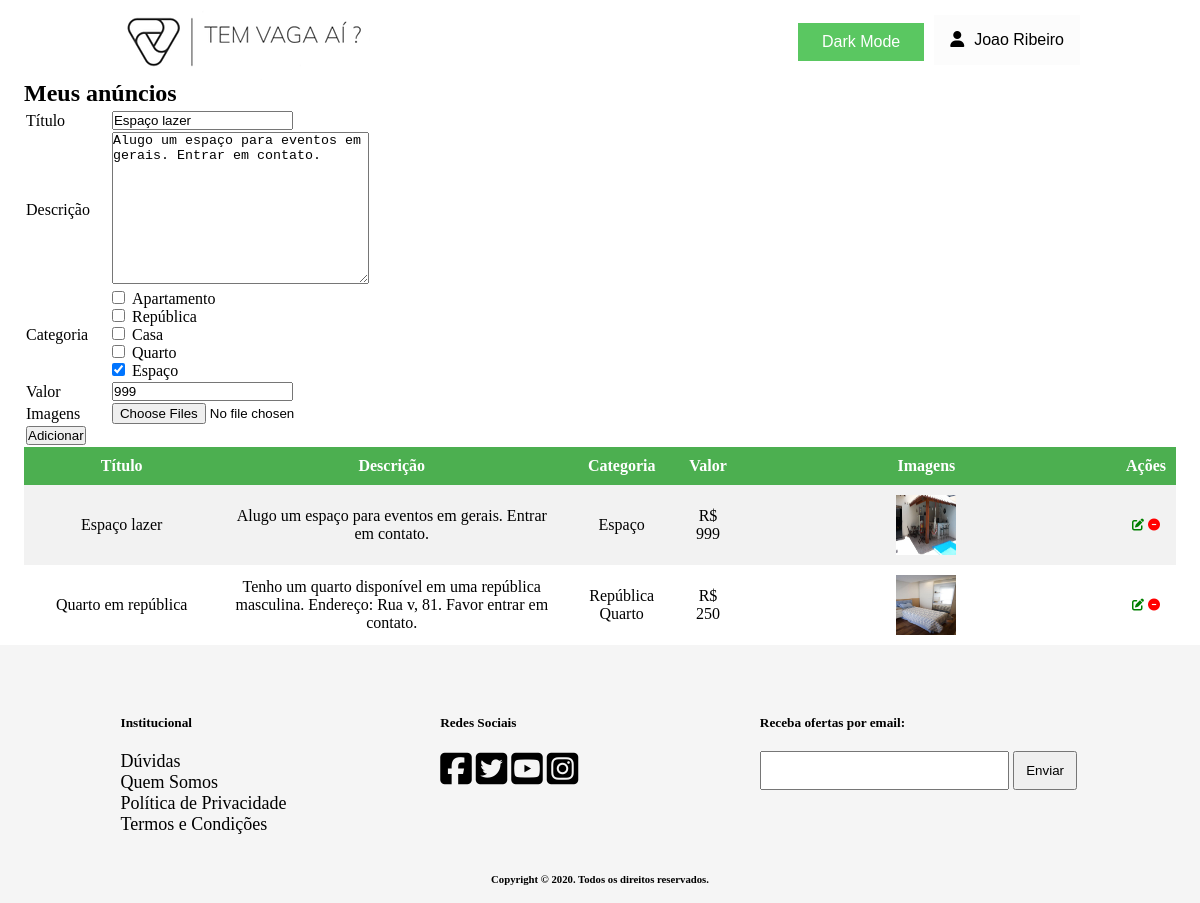
Page /paginas/anunciosUsuario.php?mode=update&ID=3 (signed in) on the committed database.
### tables this page shows
CREATE TABLE IF NOT EXISTS Usuario (
    idUsuario INT NOT NULL AUTO_INCREMENT PRIMARY KEY,
    nome VARCHAR(45),
    email VARCHAR(45),
    senha VARCHAR(45),
    telefone VARCHAR(45)
);

CREATE TABLE IF NOT EXISTS Anuncio (
    idAnuncio INT NOT NULL AUTO_INCREMENT PRIMARY KEY,
    titulo VARCHAR(45),
    descricao VARCHAR(150),
    valor FLOAT,
    Usuario_idUsuario INT
);

CREATE TABLE IF NOT EXISTS Imagem (
    idImagem INT NOT NULL AUTO_INCREMENT PRIMARY KEY,
    url VARCHAR(90),
    Anuncio_idAnuncio INT
);

### classes/Usuario.class.php (called while the page is built, shortened)
<?php
class Usuario {
    public static function buscarNomeUsuario($idUsuario) {
        global $pdo;
        $sql = $pdo->prepare("SELECT nome FROM Usuario WHERE idUsuario = ?");
        $sql->bindParam(1, $idUsuario);
        if ($sql->execute() == true) {
            if ($sql->rowCount() == 1) {
                $dado = $sql->fetch();
                return $dado['nome'];
            }
        }
    }
}
?>

### classes/Anuncio.class.php (called while the page is built, shortened)
<?php
class Anuncio {
    public function getAnuncio($idAnuncio) {
        global $pdo;
        $sql = $pdo->prepare("SELECT * FROM Anuncio WHERE idAnuncio = ? LIMIT 1");
        $sql->bindParam(1, $idAnuncio);
        $array = NULL;
        if ($sql->execute() == true) {
            if ($sql->rowCount() > 0) {
                $array = $sql->fetch();
                return $array;
            }
        }
        return $array;
    }
    public function getAnunciosPorUsuario($idUsuario) {
        global $pdo;
        $sql = $pdo->prepare("SELECT * FROM Anuncio WHERE Usuario_idUsuario = ?");
        $sql->bindParam(1, $idUsuario);
        $array = NULL;
        if ($sql->execute() == true) {
            if ($sql->rowCount() > 0) {
                $array = $sql->fetchAll();
            }
        }
        return $array;
    }
    public function getImagensPorAnuncio ($idAnuncio) {
        global $pdo;
        $sql = $pdo->prepare("SELECT * FROM Imagem WHERE Anuncio_idAnuncio = ?");
        $sql->bindParam(1, $idAnuncio);
        $array = NULL;
        if ($sql->execute() == true) {
            if ($sql->rowCount() > 0) {
                $array = $sql->fetchAll();
            }
        }
        return $array;
    }
}
?>

### classes/Categoria.class.php (called while the page is built, shortened)
<?php
class Categoria {
    public function getNomeDasCategorias () {
        global $pdo;
        $sql = $pdo->prepare("SELECT nome FROM Categoria");
        $sql->execute();
        $array = NULL;
        if ($sql->execute() == true) {
            if ($sql->rowCount() > 0) {
                $array = $sql->fetchAll(PDO::FETCH_COLUMN);
            }
        }
        return $array;
    }
    public function getNomeDasCategoriasPorAnuncio($idAnuncio) {
        global $pdo;
        $sql = $pdo->prepare("SELECT c.nome FROM Anuncio_Categoria AS ac JOIN Categoria AS c ON  ac.Categoria_idCategoria = c.idCategoria
                            WHERE Anuncio_idAnuncio = ?");
        $sql->bindParam(1, $idAnuncio);
        $sql->execute();
        $array = NULL;
        if ($sql->execute() == true) {
            if ($sql->rowCount() > 0) {
                $array = $sql->fetchAll(PDO::FETCH_COLUMN);
            }
        }
        return $array;
    }
}
?>

### paginas/anunciosUsuario.php (the view, shortened to what this page needs)
<!DOCTYPE html>
<html lang="en" dir="ltr">
    <head>
        <link rel="stylesheet" href="../css/footer.css">
        <link rel="stylesheet" href="../css/header.css">
        <link rel="stylesheet" href="../css/anunciosUsuario.css">
        <link rel="stylesheet" href="../css/darkMode.css">
    </head>
    <body>
        <?php require "./header.php"; ?>
        <div class="conteudo-principal">
            <h2>Meus anúncios</h2>
            <?php
            require '../classes/Anuncio.class.php';
            require '../classes/Categoria.class.php';
            $c = new Categoria();
            $a = new Anuncio();
            $pastaImagens = "../imagens/anuncios/";
            $valoresAnuncio = array(
                $titulo = NULL,
                $descricao = NULL,
                $categoria = array(),
                $valor = NULL,
            );
            $arrayErro = array(
                "geral" => NULL,
                "sucesso" => NULL,
                "falha" => NULL,
                "titulo" => NULL,
                "descricao" => NULL,
                "categoria" => NULL,
                "valor" => NULL
            );
            if ($_SERVER['REQUEST_METHOD'] == 'GET') {
                if (isset($_GET['mode']) && $_GET['mode'] == 'update' && isset($_GET['ID'])) {
                    $idAnuncio = $_GET['ID'];
                    if ($a->anuncioPertenceUsuario($idAnuncio, $_SESSION['login'])) {
                        $resultado = $a->getAnuncio($idAnuncio);
                        $resultadoCategoria = $c->getNomeDasCategoriasPorAnuncio($idAnuncio);
                        if (isset($resultado) && !empty($resultado)) {
                            $valoresAnuncio['titulo'] = $resultado['titulo'];
                            $valoresAnuncio['descricao'] = $resultado['descricao'];
                            if (isset($resultadoCategoria) && !empty($resultadoCategoria)) {
                                $valoresAnuncio['categoria'] = $resultadoCategoria;
                            }
                            $valoresAnuncio['valor'] = $resultado['valor'];
                        }
                    } else {
                        $arrayErro['falha'] = "Não é possível atualizar este anúncio!";
                    }
                }
            }
            ?>
            <form class="" action="<?php echo htmlspecialchars($_SERVER["PHP_SELF"]);?>" method="post" enctype="multipart/form-data">
                <table class="table-add-anuncio">
                    <tr>
                        <td><label for="titulo">Título</label></td>
                        <td>
                            <input type="text" name="titulo" value="<?php echo isset($valoresAnuncio['titulo']) ? $valoresAnuncio['titulo'] : ""; ?>">
                        </td>
                    </tr>
                    <tr>
                        <td><label for="descricao">Descrição</label></td>
                        <td>
                            <textarea name="descricao" rows="10" cols="30"><?php echo isset($valoresAnuncio['descricao']) ? $valoresAnuncio['descricao'] : ""; ?></textarea>
                        </td>
                    </tr>
                    <tr>
                        <td><label for="categoria">Categoria</label></td>
                        <td>
                            <?php
                            $categorias = $c->getNomeDasCategorias();
                            if (isset($categorias) && !empty($categorias)) {
                                foreach ($categorias as $cat){
                                    if (isset($valoresAnuncio['categoria']) && in_array($cat, $valoresAnuncio['categoria'])) {
                                        echo "<input checked name='categoria[]' type='checkbox' style='margin-right: 7px;' value=".$cat.">".$cat."</input> <br>";
                                    } else {
                                        echo "<input  name='categoria[]' type='checkbox' style='margin-right: 7px;' value=".$cat.">".$cat."</input> <br>";
                                    }
                                }
                            }
                            ?>
                        </td>
                    </tr>
                    <tr>
                        <td><label for="valor">Valor</label></td>
                        <td>
                            <input type="number" name="valor" value="<?php echo isset($valoresAnuncio['valor']) ? $valoresAnuncio['valor'] : ""; ?>">
                        </td>
                    </tr>
                    <tr>
                        <td><label for="imagens">Imagens</label></td>
                        <td><input multiple type="file" name="imagens[]" id="fileToUpload"></td>
                    </tr>
                    <tr>
                        <td><input type="submit" value="Adicionar" name="submit"></td>
                        <td>
                        </td>
                    </tr>
                </table>
            </form>
            <div class="div-table-anuncios">
                <table class="table-anuncios">
                    <thead>
                        <tr>
                            <th>Título</th>
                            <th>Descrição</th>
                            <th>Categoria</th>
                            <th>Valor</th>
                            <th>Imagens</th>
                            <th>Ações</th>
                        </tr>
                    </thead>
                    <tbody>
                        <?php
                        $anuncios = $a->getAnunciosPorUsuario($_SESSION['login']);
                        if (isset($anuncios) && !empty($anuncios)):
                            foreach ($anuncios as $anuncio):
                            ?>
                            <tr>
                                <td style="width:17%"><?php echo $anuncio['titulo'] ?></td>
                                <td style="width:30%"><?php echo $anuncio['descricao'] ?></td>
                                <td style="width:10%">
                                    <?php
                                        $categorias = $c->getNomeDasCategoriasPorAnuncio($anuncio['idAnuncio']);
                                        if (isset($categorias) && !empty($categorias)) {
                                            foreach ($categorias as $cat){
                                                echo $cat." ";
                                            }
                                        }
                                    ?>
                                </td>
                                <td style="width:5%">R$ <?php echo $anuncio['valor'] ?></td>
                                <td style="width:33%">
                                    <div class="imagens">
                                        <?php
                                            $imagens = $a->getImagensPorAnuncio($anuncio['idAnuncio']);
                                            if (isset($imagens) && !empty($imagens)) {
                                                foreach ($imagens as $imagem) {
                                                    echo '<img src="'.$pastaImagens.$imagem['url'].'" alt="">';
                                                }
                                            }
                                        ?>
                                    </div>
                                </td>
                                <td style="width:5%">
                                    <a title="Atualizar" href="<?php echo htmlspecialchars($_SERVER["PHP_SELF"])."?mode=update&ID=".$anuncio['idAnuncio'];?>"><i class="fas fa-edit fa-xs" style="color:green"></i></a>
                                    <a title="Deletar" href="<?php echo htmlspecialchars($_SERVER["PHP_SELF"])."?mode=exclude&ID=".$anuncio['idAnuncio'];?>"><i class="fas fa-minus-circle fa-xs" style="color:red"></i></a>
                                </td>
                            </tr>
                        <?php
                            endforeach;
                        endif;
                        ?>
                    </tbody>
                </table>
            </div>
        </div>
        <?php require "./footer.php"; ?>
    </body>
</html>

### paginas/header.php (shortened to what this page needs)
<?php
$serverDocRoot = str_replace ("\\", "/", $_SERVER['DOCUMENT_ROOT']);
require $serverDocRoot.__ROOT__.'/config.php';
$pastaImagens = __ROOT__.'/imagens/';
?>
<div id="cabecalho">
    <div class="logo">
        <div id="slide">
            <a href="<?php echo __ROOT__ ?>">
                <img id="tamanhoImg" src="<?php echo $pastaImagens."/logo.png" ?>">
            </a>
        </div>
    </div>
        <ul>
            <li>
                <div id="botaoDark">
                    <button class="buttonDark buttonDark1" onclick="myFunction()">Dark Mode</button>
                </div>
            </li>
    <?php if (isset($_SESSION["login"]) && !empty($_SESSION["login"])): ?>
            <?php
            require_once $serverDocRoot.__ROOT__.'/classes/Usuario.class.php';
            $usuario = new Usuario();
            $nomeUsuario = $usuario->buscarNomeUsuario($_SESSION['login']);
            ?>
            <div class="dropdown">
                <li>
                    <button onclick="myFunction()" class="dropbtn">
                        <span><i class="fas fa-user" style="margin-right:10px;"></i><?php echo $nomeUsuario ?></span>
                    </button>
                </li>
            </div>
        </ul>
    <?php endif; ?>
</div>

### css/header.css (style rules this page uses)
* { box-sizing: border-box; margin: 0; padding: 0; }
body { background-color: rgb(252,252,252); display: flex; flex-direction: column; justify-content: space-between; min-height: 100vh; }
#slide { position: relative; animation: mymove 8s forwards; }
#tamanhoImg { width: 250px; height: 80px; }
#cabecalho { margin: 0 auto; width: 80%; display: flex; justify-content: space-between; }
#cabecalho .logo { width: 250px; height: 80px; }
#cabecalho ul { display: flex; flex-direction: row; align-items: center; }
#cabecalho ul li { width: auto; display: flex; }
.dropbtn { background-color: #fcfcfc; padding: 16px; font-size: 16px; border: none; cursor: pointer; }
.dropdown { position: relative; display: inline-block; }

### css/anunciosUsuario.css (style rules this page uses)
.conteudo-principal { min-height: 64vh; margin: 0 auto; width: 96%; }
.table-anuncios, .table-anuncios th, .table-anuncios td { border-collapse: collapse; text-align: center; padding: 10px; }
.table-anuncios { width: 100%; }
.table-add-anuncio td:last-child { padding-left: 20px; }
.table-anuncios th { background-color: #4CAF50; color: white; }
.table-anuncios tr:nth-child(odd) { background-color: #f2f2f2; }
.imagens { display: flex; overflow: hidden; justify-content: center; flex-wrap: wrap; }
.imagens img { width: 60px; height: 60px; }

### css/darkMode.css (style rules this page uses)
body { background-color: white; color: black; }
#botaoDark { text-align: right; padding-top: 5px; padding-bottom: 2px; }
.buttonDark { background-color: #5ac761; border: none; color: white; text-decoration: none; display: inline-block; font-size: 16px; cursor: pointer; margin-right: 10px; }
.buttonDark1 { padding: 10px 24px; }

### rows in the picture
usuario: nome "Joao Ribeiro"
anuncio: titulo "Espaço lazer", descricao "Alugo um espaço para eventos em gerais. Entrar em contato.", valor "999", cat "Espaço"
imagem: url (picture)
anuncio: titulo "Quarto em república", descricao "Tenho um quarto disponível em uma república masculina. Endereço: Rua v, 81. Favor entrar em contato.", cat "República", cat "Quarto", valor "250"
imagem: url (picture)

### other values in the picture
$cat "Apartamento"
$cat "República"
$cat "Casa"
$cat "Quarto"
$cat "Espaço"
